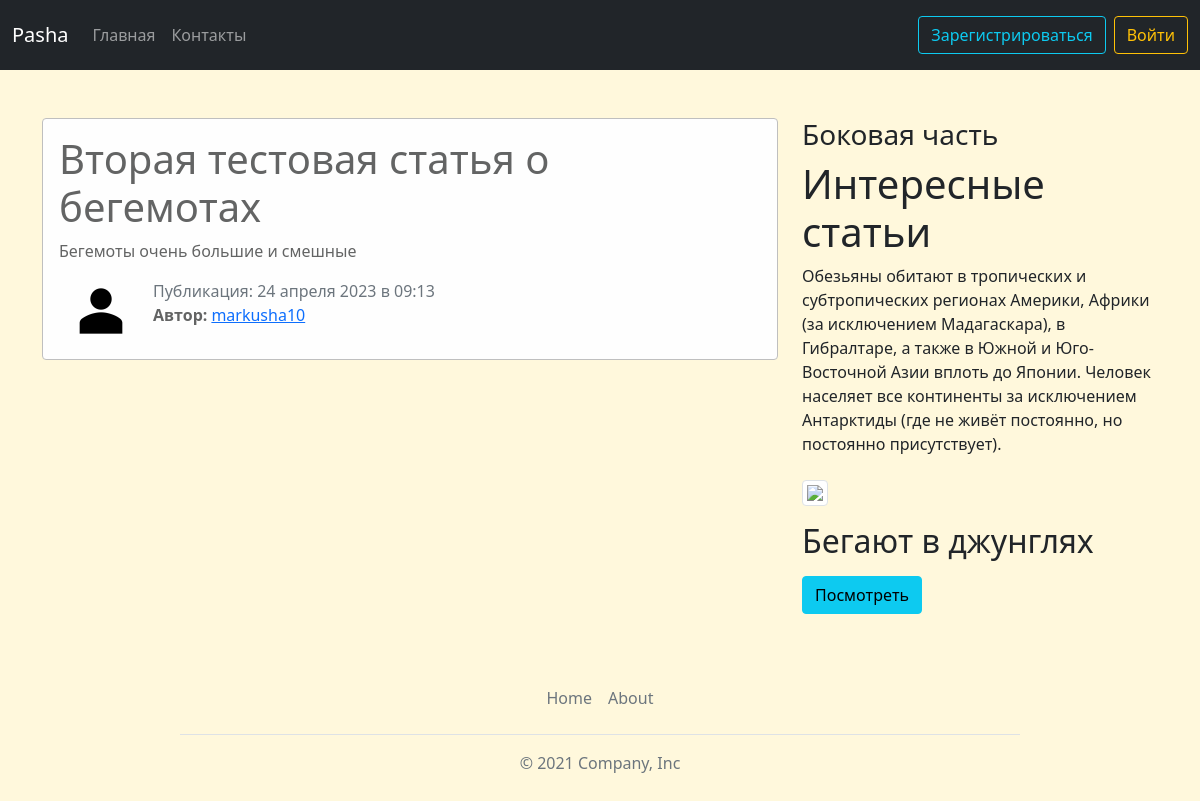
Page /news/20 on the committed database.
### blog/models.py (models this page shows, shortened)
class News(models.Model):
    title = models.CharField("Название статьи", max_length=100)
    text = models.TextField("Текст")
    date = models.DateTimeField("Дата", default=timezone.now)
    avtor = models.ForeignKey(User, verbose_name="Автор", on_delete=models.CASCADE)
    views = models.IntegerField("Просmотры", default=1)
    def __str__(self):
        return f"Новость {self.title}"
    class Meta:
        verbose_name = "Новость"
        verbose_name_plural = "Новости"

### users/models.py (models this page shows, shortened)
class Profile(models.Model):
    user = models.OneToOneField(User, verbose_name='Пользователь', on_delete=models.CASCADE)
    img = models.ImageField('Фото пользователя', default='default.png', upload_to='user_images')
    class Meta:
        verbose_name = 'Профиль'
        verbose_name_plural = 'Профили'

### blog/views.py (the view)
# urls.py: path('news/<int:pk>', views.NewsDetailView.as_view(), name='news_detail'),
class NewsDetailView(DetailView):
    model = News
    template_name = 'blog/news_detail.html'
    context_object_name = 'i'
    def get_context_data(self, **kwards):
        ctx = super(NewsDetailView, self).get_context_data(**kwards)
        ctx['title'] = News.objects.get(pk=self.kwargs['pk'])
        return ctx

### blog/templates/blog/news_detail.html (shortened to what this page needs)
{% extends "blog/base.html" %}
{% block content %}
    <div class="alert alert-light">
    <h1>{{i.title}}</h1>
    <p>{{i.text}}</p>
    <div class="row">
      <div class="post">
        <img src="{{ i.avtor.profile.img.url }}" alt="{{ i.avtor }}" class="user_images">
        <div class="post__info">
          <span class="text-muted">Публикация: {{i.date|date:"d E Y в H:i"}}</span>
          {% if i.avtor %}
              <p><b>Aвтор:</b><a href="{% url 'user_news' i.avtor %}" class="m-1">{{ i.avtor }}</a></p>
          {% else %}
              <p>Aвтор:<mark> Pasha</mark></p>
          {% endif %}
        </div>
      </div>
      </div>
    </div>
{% endblock %}
{% block aside_block %}
<h3>Боковая часть</h3>
<h1 class = "mt-2">Интересные статьи</h1>
<p>Обезьяны обитают в тропических и субтропических регионах Америки, Африки (за исключением Мадагаскара), в Гибралтаре, а также в Южной и Юго-Восточной Азии вплоть до Японии. Человек населяет все континенты за исключением Антарктиды (где не живёт постоянно, но постоянно присутствует).</p>
<img src="https://upload.wikimedia.org/wikipedia/commons/9/94/Monkey_batu.jpg" class="img-thumbnail mt-2">
<p><h2>Бегают в джунглях</h2></p>
<a href="https://ru.wikipedia.org/wiki/%D0%9E%D0%B1%D0%B5%D0%B7%D1%8C%D1%8F%D0%BD%D1%8B" target = "_blank">
<button class="btn btn-info">Посмотреть</button>
</a>
{% endblock %}

### blog/static/blog/main.css (style rules this page uses)
body { background: cornsilk; }
.alert-light { border-color: #bfbfbf; }
.user_images { width: 64px; height: 64px; border-radius: 50%; margin-right: 20px; margin-left: 10px; }
.post { display: flex; align-items: center; }

### rows in the picture
News: title "Вторая тестовая статья о бегемотах", text "Бегемоты очень большие и смешные", avtor.profile.img (placeholder picture), date "24 апреля 2023 в 09:13", avtor "markusha10"
